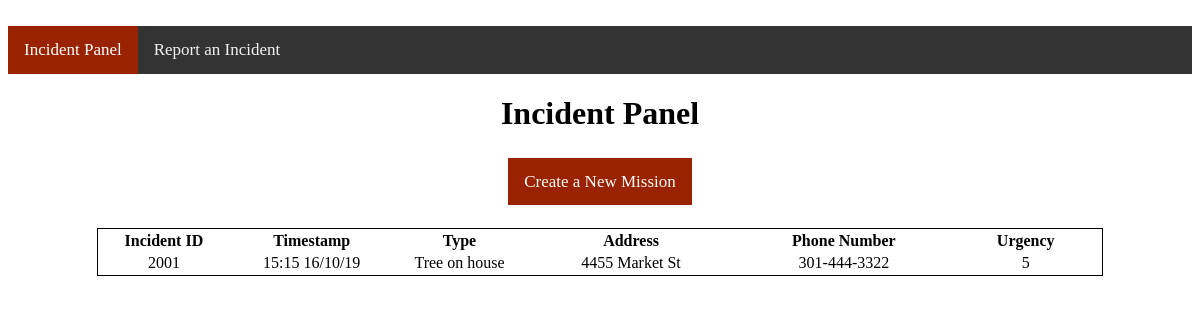
Page /incidentPanel on the earlier database version.
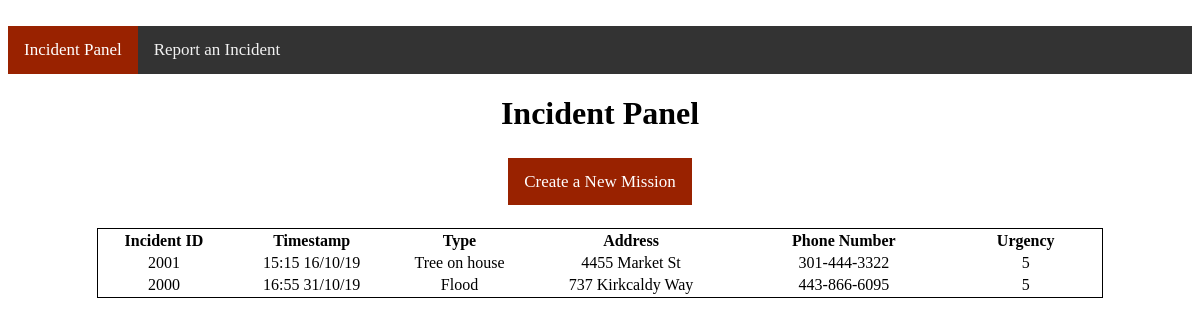
Same page on the later database version.
### tables this page shows
CREATE TABLE Event (eventID INT (4, 4) PRIMARY KEY UNIQUE, callID INT (4, 4) REFERENCES Call (callID) UNIQUE, urgency INT (1, 1) NOT NULL);

CREATE TABLE Call (callID INT (4, 4) PRIMARY KEY UNIQUE, date TEXT NOT NULL, time TEXT NOT NULL, emergency TEXT NOT NULL, operID INT (4, 4) REFERENCES CallOperator (operID) UNIQUE, name TEXT REFERENCES Victim (name) UNIQUE);

CREATE TABLE Victim (name TEXT PRIMARY KEY UNIQUE, address TEXT NOT NULL, city TIME NOT NULL, state TEXT NOT NULL, zipCode INT (5, 5) NOT NULL, phone TEXT);

### Prototype/views.py (the view)
@app.route('/incidentPanel', methods=['POST', 'GET'])
def incidentPanel():
    if request.method == 'POST':
      ids = request.form.getlist('id')
      if ids == []:
        return redirect(url_for('createMission'))
    id, timestamp, emergency, address, phone, urgency = genTable()
    length = len(id)
    return render_template('IncidentTable.html', var=False, length=length, id=id, timestamp=timestamp, emergency=emergency, address=address, phone=phone, urgency=urgency)

### Prototype/views.py (called while the page is built)
def pullVictim():
    conn = sqlite3.connect("callCenter.db")
    cur = conn.cursor()
    row = cur.execute('SELECT * FROM Victim')
    row = cur.fetchall()
    conn.commit()
    cur.close()
    conn.close()
    return list(row)

def pullCall():
    conn = sqlite3.connect("callCenter.db")
    cur = conn.cursor()
    row = cur.execute('SELECT * FROM Call')
    row = cur.fetchall()
    conn.commit()
    cur.close()
    conn.close()
    return list(row)

def pullEvent():
    conn = sqlite3.connect("callCenter.db")
    cur = conn.cursor()
    row = cur.execute('SELECT * FROM Event')
    row = cur.fetchall()
    conn.commit()
    cur.close()
    conn.close()
    return list(row)

def genTable():
    victims = pullVictim()
    calls = pullCall()
    events = pullEvent()
    id = []
    timestamp = []
    emergency = []
    address = []
    phone = []
    urgency = []
    for i in range(len(victims)):
        id.append(events[i][0])
        timestamp.append(calls[i][2] + " " + calls[i][1])
        emergency.append(calls[i][3])
        address.append(victims[i][1])
        phone.append(victims[i][5])
        urgency.append(events[i][2])
    return id, timestamp, emergency, address, phone, urgency

### Prototype/templates/IncidentTable.html (shortened to what this page needs)
{% extends "IncidentPanel.html" %}
{% block table %}
    {% for i in range(length) %}
    <tr class="data">
        <td>{{id[i]}}</td>
        <td>{{timestamp[i]}}</td>
        <td>{{emergency[i]}}</td>
        <td>{{address[i]}}</td>
        <td>{{phone[i]}}</td>
        <td>{{urgency[i]}}</td>
    </tr>
    {% endfor %}
{% endblock %}

### Prototype/templates/IncidentPanel.html (shortened to what this page needs)
﻿<!DOCTYPE html>
<html>
<head>
    <link href="{{ url_for('static', filename='content/styleSheet.css') }}" rel="stylesheet" />
</head>
<body>
  <div class="navbar">
    <a class="active" href="/incidentPanel">Incident Panel</a>
    <a href="/callCenter">Report an Incident</a>
  </div>
  <h1 style="text-align: center;">Incident Panel</h1>
  <br />
  {% if var== false %}
  <div class="buttonStyle">
    <a href="/incidentPanel/create">Create a New Mission</a>
  </div>
  {% endif %}
  <br /><br />
  <form name="event" action="/incidentPanel" method="post">
    <table id="tbl_Incident" style="width: 85%; margin: 0px auto 50px auto; border: 1px solid #000000;">
      <thead style="border: 1px solid #000000;">
        <tr style="border: 1px solid #000000;">
          <th class="columnHeader" style="width: 60px;">Incident ID</th>
          <th class="columnHeader" style="width: 60px;">Timestamp</th>
          <th class="columnHeader" style="width: 60px;">Type</th>
          <th class="columnHeader" style="width: 100px;">Address</th>
          <th class="columnHeader" style="width: 100px;">Phone Number</th>
          <th class="columnHeader" style="width: 70px;">Urgency</th>
        </tr>
      </thead>
      <tbody>
        {% block table %}{% endblock %}
      </tbody>
    </table>
  </form>
</body>
</html>

### Prototype/static/content/styleSheet.css (style rules this page uses)
.navbar { overflow: hidden; background-color: #333; }
.navbar a { float: left; color: #f2f2f2; text-align: center; padding: 14px 16px; text-decoration: none; font-size: 17px; }
.navbar a.active { background-color: #992200; color: white; }
.buttonStyle { text-align: center; }
.buttonStyle a { background-color: #992200; color: white; text-align: center; padding: 14px 16px; text-decoration: none; font-size: 17px; }

### Prototype/templates/IncidentPanel.html (style rules this page uses)
.columnHeader { font-family: "Arial, Helvetica, sans-serif"; }
.data { text-align: center; }

Differences in the rows shown:
added Event: eventID "2000"
added Call: emergency "Flood"
added Victim: address "737 Kirkcaldy Way", phone "443-866-6095"
Other differences:
new list line: "16:55 31/10/19 5"
